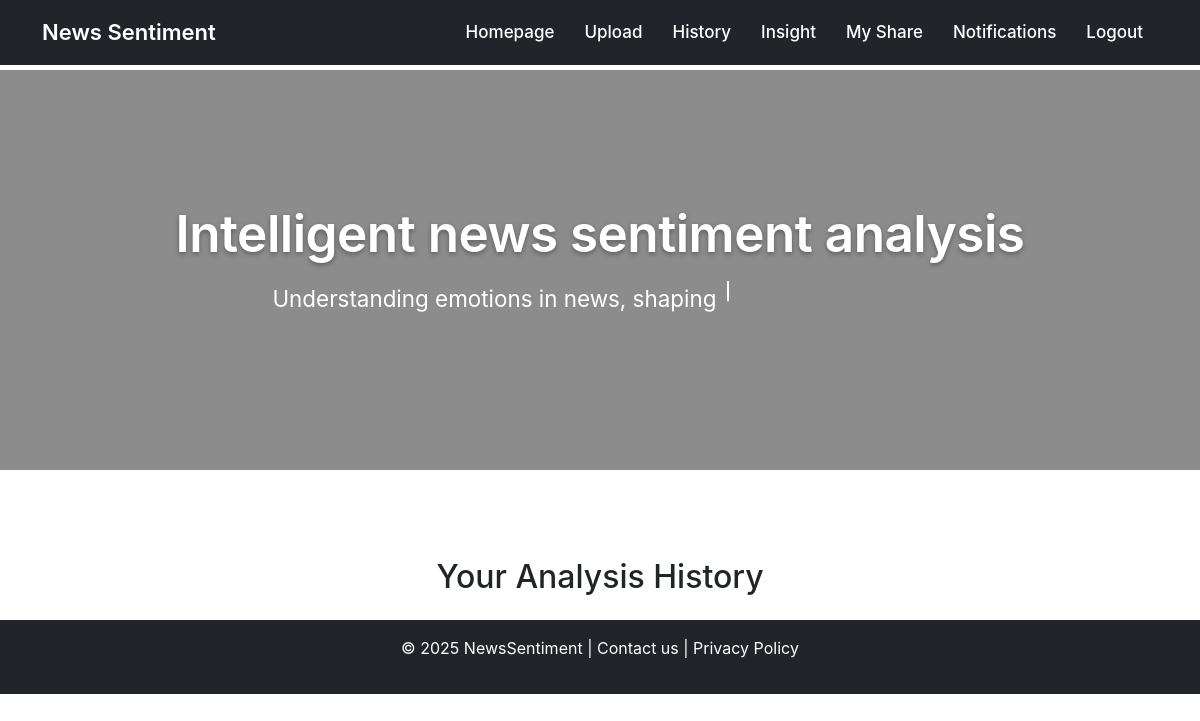
The page /history/history (signed in) on the database as committed earlier.
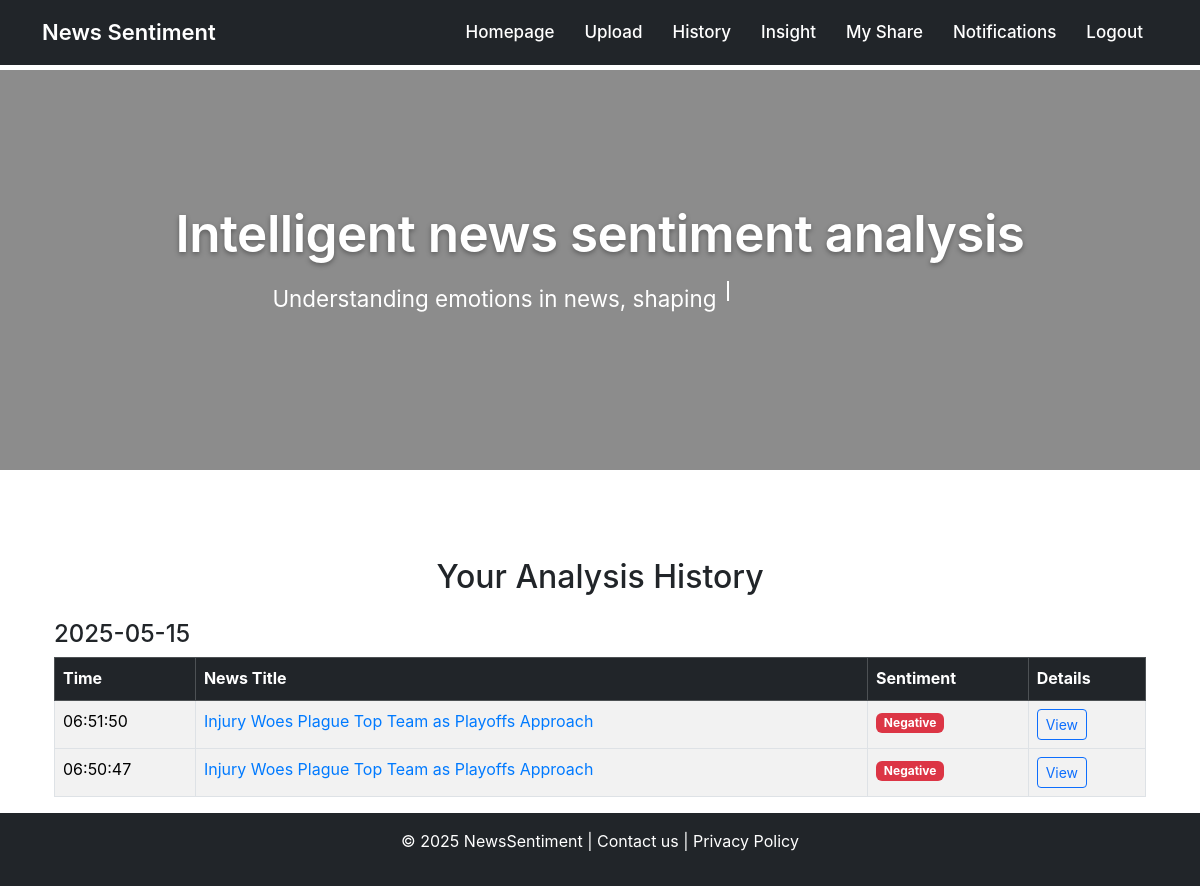
The same page on the database as committed later.
### app/models.py (models this page shows, shortened)
class Post(db.Model):
    id: so.Mapped[int] = so.mapped_column(primary_key=True)
    title: so.Mapped[str] = so.mapped_column(sa.String(100))
    body: so.Mapped[str] = so.mapped_column(sa.String(140))
    timestamp: so.Mapped[datetime] = so.mapped_column(
        index=True, default=lambda: datetime.now(timezone.utc))
    user_id: so.Mapped[int] = so.mapped_column(sa.ForeignKey(User.id),
                                               index=True)
    shared_with: so.WriteOnlyMapped[list['User']] = so.relationship(
        'User',
        secondary='post_shares',
        back_populates='shared_posts'
    )
    sentiment: so.Mapped[str] = so.mapped_column(sa.String(64), nullable=True)
    author: so.Mapped[User] = so.relationship(back_populates='posts')
    category: so.Mapped[Optional[str]] = so.mapped_column(sa.String(64), nullable=True)
    emotions: so.Mapped[Optional[dict]] = so.mapped_column(sa.JSON, nullable=True)

### app/routes/history_routes.py (the view)
@history_bp.route("/history")
@login_required
def history():
    posts = Post.query.filter_by(user_id=current_user.id).order_by(Post.timestamp.desc()).all()
    grouped_posts = defaultdict(list)
    for post in posts:
        date_str = post.timestamp.strftime("%Y-%m-%d")
        grouped_posts[date_str].append(post)
    return render_template("history.html", grouped_posts=grouped_posts)

### app/models.py (called while the page is built)
@login.user_loader
def load_user(id):
    return db.session.get(User, int(id))

### app/templates/history.html (shortened to what this page needs)
{% extends "base.html" %}
{% block content %}
<div class="container mt-5">
    <h2 class="text-center mb-4">Your Analysis History</h2>
    {% for date, posts in grouped_posts.items() %}
    <h4 class="mt-4">{{ date }}</h4>
    <table class="table table-bordered table-striped">
        <thead class="table-dark">
            <tr>
                <th scope="col">Time</th>
                <th scope="col">News Title</th>
                <th scope="col">Sentiment</th>
                <th scope="col">Details</th>
            </tr>
        </thead>
        <tbody>
            {% for post in posts %}
            <tr>
                <td>{{ post.timestamp.strftime('%H:%M:%S') }}</td>
                <td><a href="{{ url_for('history.post_detail', post_id=post.id) }}">{{ post.title }}</a></td>
                <td>
                    {% if post.sentiment == 'Positive' %}
                    <span class="badge bg-success">Positive</span>
                    {% elif post.sentiment == 'Negative' %}
                    <span class="badge bg-danger">Negative</span>
                    {% elif post.sentiment == 'Neutral' %}
                    <span class="badge bg-secondary">Neutral</span>
                    {% else %}
                    <span class="badge bg-dark">None</span>
                    {% endif %}
                </td>
                <td>
                    <button class="btn btn-sm btn-outline-primary" type="button" data-bs-toggle="collapse"
                        data-bs-target="#details-{{ post.id }}">
                        View
                    </button>
                </td>
            </tr>
            {% endfor %}
        </tbody>
    </table>
    {% endfor %}
</div>
{% endblock %}

Rows that differ between the two databases and show on the page:
added Post: timestamp "06:51:50", title "Injury Woes Plague Top Team as Playoffs Approach", sentiment "Negative"
added Post: timestamp "06:50:47", title "Injury Woes Plague Top Team as Playoffs Approach", sentiment "Negative"
Other text that changed with them:
new list line: "2025-05-15 Time News Title Sentiment Details"
